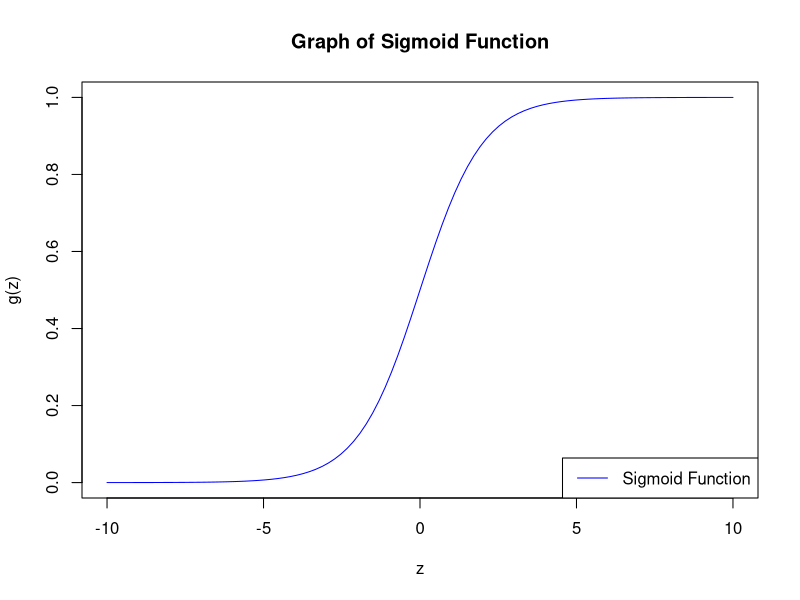
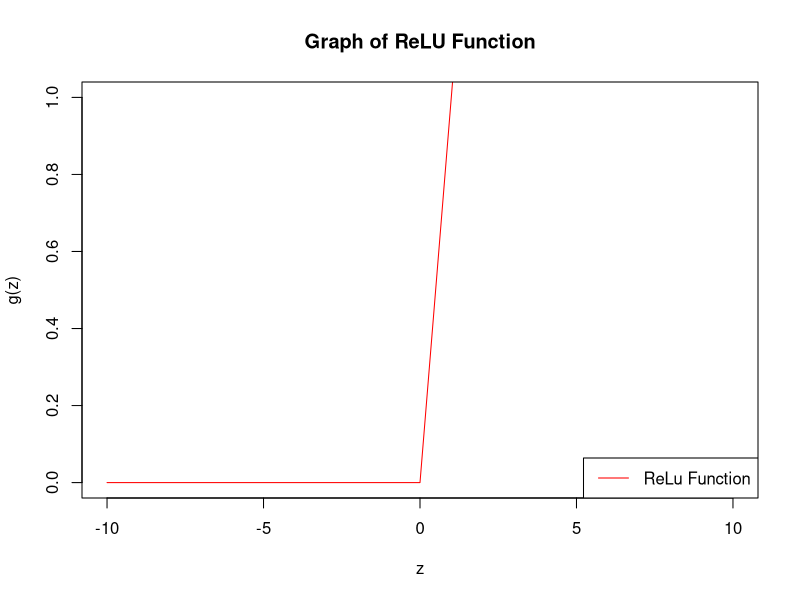
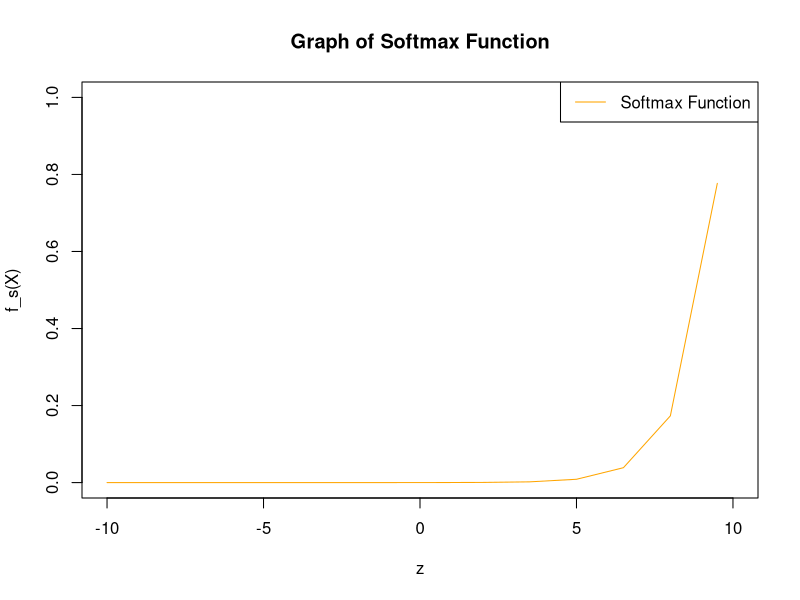
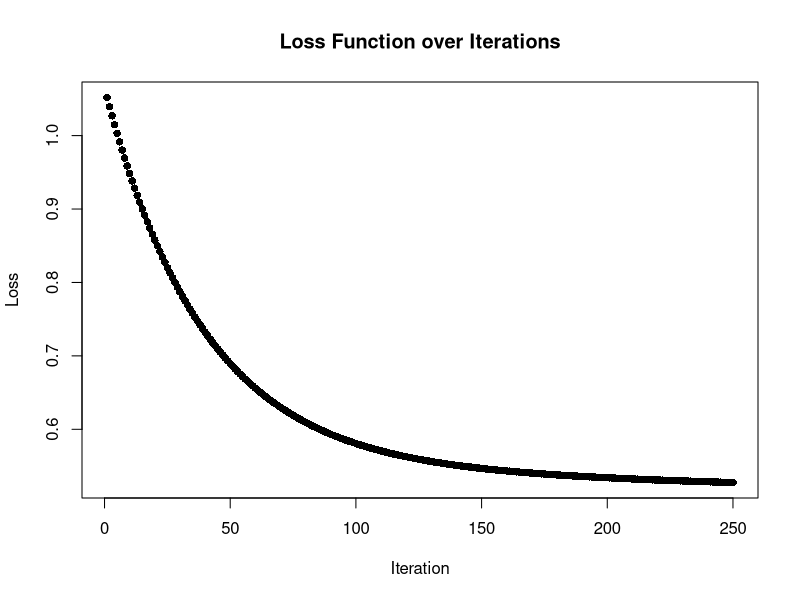

Reproduce these figures in R, in order.
## ---- chunk 1
# Define the sigmoid function
sigmoid <- function(z) {
  return(1 / (1 + exp(-z)))
}

# Generate values for z
z_values <- seq(-10, 10, length.out = 100)

# Calculate corresponding values of sigmoid function
g_values <- sigmoid(z_values)

# Plot the sigmoid function
plot(z_values, g_values, type = "l", col = "blue", 
     xlab = "z", ylab = "g(z)", 
     main = "Graph of Sigmoid Function", 
     xlim = c(-10, 10), ylim = c(0, 1), 
     grid = TRUE)
legend("bottomright", legend = "Sigmoid Function", col = "blue", lty = 1)
## ---- chunk 2
# Define the ReLU function
relu <- function(z) {
  ifelse(z < 0, 0, z)
}

# Generate values for z
z_values <- seq(-10, 10, by = 0.1)

# Compute corresponding values for g(z)
g_values <- relu(z_values)

# Plot the ReLU function
plot(z_values, g_values, type = "l", col = "red",
     xlab = "z", ylab = "g(z)",
     main = "Graph of ReLU Function",
     xlim = c(-10, 10), ylim = c(0, 1),
     grid = TRUE)
legend("bottomright", legend = "ReLu Function", col = "red", lty = 1)
## ---- chunk 3
# Define the softmax function
softmax <- function(z) {
  exp_z <- exp(z)
  softmax <- exp_z / sum(exp_z)
  return(softmax)
}

# Generate some sample z values
z_values <- seq(-10, 10, by = 1.5)

# Compute softmax function values
softmax_values <- softmax(z_values)

# Plot the softmax function
plot(z_values, softmax_values, type = "l", col = "orange",
     xlab = "z", ylab = "f_s(X)",
     main = "Graph of Softmax Function",
     xlim = c(-10, 10), ylim = c(0, 1),
     grid = TRUE)
legend("topright", legend = "Softmax Function", col = "orange", lty = 1)
## ---- chunk 4
# Define the gradient descent function
gradient_descent <- function(X, y, theta, alpha, num_iters) {
  m <- length(y)  # Number of training examples
  J_history <- numeric(num_iters)  # Initialize vector to store cost function values
  
  for (iter in 1:num_iters) {
    # Compute hypothesis
    h <- X %*% theta
    
    # Compute error
    error <- h - y
    
    # Compute gradient
    gradient <- t(X) %*% error / m
    
    # Update parameters (theta)
    theta <- theta - alpha * gradient
    
    # Compute cost function
    J_history[iter] <- sum(error^2) / (2 * m)
  }
  
  return(list(theta = theta, J_history = J_history))
}

# Example usage
# Generate some random data
set.seed(123)
X <- cbind(1, runif(100))  # Features (including bias term)
y <- 2 * X[, 2] + rnorm(100)  # True relationship plus some noise

# Initialize parameters
theta <- matrix(0, nrow = 2, ncol = 1)  # Initialize theta as zeros

# Set hyperparameters
alpha <- 0.01  # Learning rate
num_iters <- 250  # Number of iterations

# Run gradient descent
result <- gradient_descent(X, y, theta, alpha, num_iters)

# Print the learned parameters
cat("Learned parameters (theta):", result$theta, "\n")

# Plot the cost function over iterations
plot(result$J_history, type = "p", xlab = "Iteration", ylab = "Loss", main = "Loss Function over Iterations", pch = 16, col = "black")
